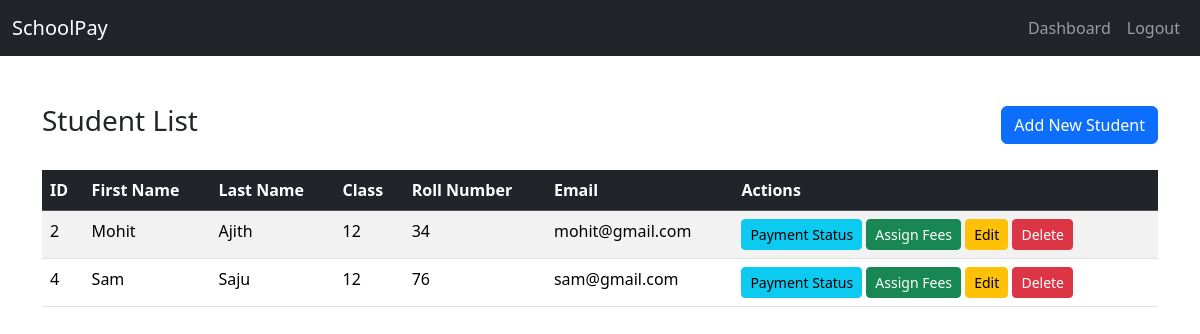
Page /students/ (signed in) on the committed database.
### app/models.py (models this page shows, shortened)
class Student(models.Model):
    first_name = models.CharField(max_length=50)
    last_name = models.CharField(max_length=50)
    class_name = models.CharField(max_length=20)
    roll_number = models.IntegerField(unique=True)
    email = models.EmailField(unique=True)

### app/views.py (the view)
# urls.py: path('students/', views.student_list),
def student_list(request):
    if 'admin_id' not in request.session:
        return redirect('/')
    students = Student.objects.all()
    return render(request, 'student_list.html', {'students': students})

### Templates/student_list.html (shortened to what this page needs)
<!DOCTYPE html>
<html lang="en">
<head>
    <link href="https://cdn.jsdelivr.net/npm/bootstrap@5.3.3/dist/css/bootstrap.min.css" rel="stylesheet">
</head>
<body>
    <nav class="navbar navbar-expand-lg navbar-dark bg-dark">
        <div class="container-fluid">
            <a class="navbar-brand" href="#">SchoolPay</a>
            <div class="collapse navbar-collapse" id="navbarNav">
                <ul class="navbar-nav ms-auto">
                    <li class="nav-item">
                        <a class="nav-link" href="/dashboard">Dashboard</a>
                    </li>
                    <li class="nav-item">
                        <a class="nav-link" href="/logout/">Logout</a>
                    </li>
                </ul>
            </div>
        </div>
    </nav>
    <div class="container mt-5">
        <div class="d-flex justify-content-between align-items-center mb-4">
            <h1 class="h3">Student List</h1>
            <a href="/students/add/" class="btn btn-primary">Add New Student</a>
        </div>
        <table class="table table-striped">
            <thead class="table-dark">
                <tr>
                    <th>ID</th>
                    <th>First Name</th>
                    <th>Last Name</th>
                    <th>Class</th>
                    <th>Roll Number</th>
                    <th>Email</th>
                    <th>Actions</th>
                </tr>
            </thead>
            <tbody>
                {% for student in students %}
                <tr>
                    <td>{{ student.id }}</td>
                    <td>{{ student.first_name }}</td>
                    <td>{{ student.last_name }}</td>
                    <td>{{ student.class_name }}</td>
                    <td>{{ student.roll_number }}</td>
                    <td>{{ student.email }}</td>
                    <td>
                        <a href="/fees/student/{{ student.id }}" class="btn btn-sm btn-info">Payment Status</a>
                        <a href="/fees/assign/" class="btn btn-sm btn-success">Assign Fees</a>
                        <a href="/students/update/{{ student.id }}" class="btn btn-sm btn-warning">Edit</a>
                        <a href="/students/delete/{{ student.id }}" class="btn btn-sm btn-danger">Delete</a>
                    </td>
                </tr>
                {% empty %}
                <tr>
                    <td colspan="7" class="text-center">No students found.</td>
                </tr>
                {% endfor %}
            </tbody>
        </table>
    </div>
</body>
</html>

### rows in the picture
Student: id "2", first_name "Mohit", last_name "Ajith", class_name "12", roll_number "34", email "mohit@gmail.com"
Student: id "4", first_name "Sam", last_name "Saju", class_name "12", roll_number "76", email "sam@gmail.com"
